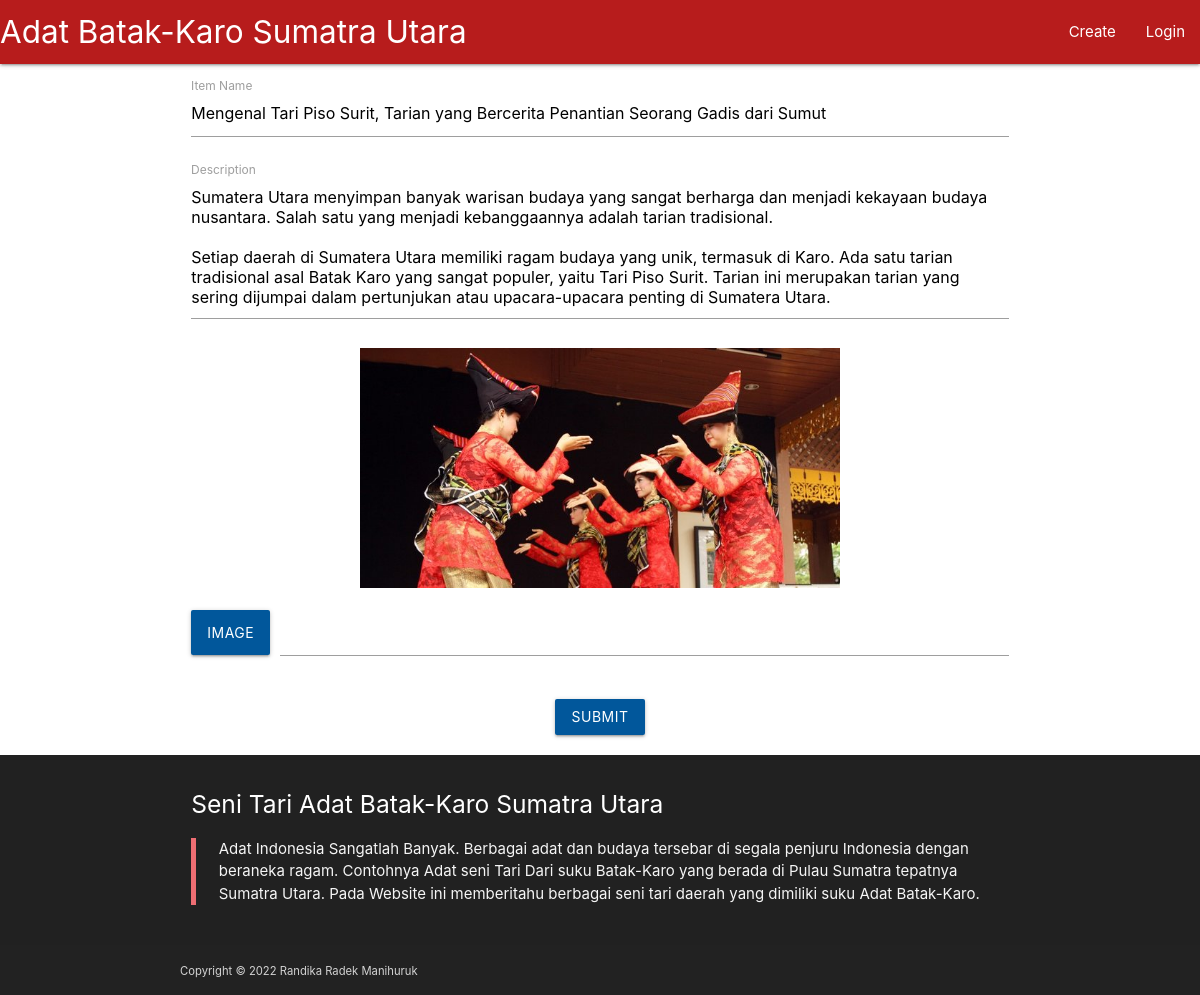
Page /welcome/update/item626171e3991272.23556055 on the committed database.
### tables this page shows
CREATE TABLE `post` (
  `id` varchar(30) NOT NULL,
  `name` varchar(100) NOT NULL,
  `description` text NOT NULL,
  `filename` varchar(35) NOT NULL
);

### application/controllers/Welcome.php (called while the page is built, shortened)
<?php
class Welcome extends CI_Controller {
 public function __construct()
 {
  $this->load->model('M_welcome', 'model');
  $this->load->helper('url');
  $this->load->library('session');
 }
 public function update($id){
  $this->load->helper('form');
  $this->load->library('form_validation');
  $this->form_validation->set_rules('name', 'Name', 'required|max_length[30]');
  $this->form_validation->set_rules('description', 'Description', 'required');
  if ($this->form_validation->run() === FALSE){
   $data['post'] = $this->model->read($id);
   $this->load->view('header');
   $this->load->view('update', $data);
   $this->load->view('footer');
  	}
  }
}

### index.php (called while the page is built, shortened)
<?php
require_once BASEPATH.'core/CodeIgniter.php';

### application/models/M_welcome.php (called while the page is built, shortened)
<?php
class M_welcome extends CI_Model {
    public function read($id=FALSE){
        if ($id===FALSE){
            return $this->db->get('post')->result_array();
        }else{
            $query = $this->db->get_where('post', array('id' => $id));
            return $query->row();
        }
    }
}

### application/views/update.php (the view, shortened to what this page needs)
<div class="row">
  <form action="<?= site_url('welcome/update/'.$post->id); ?>" method="post" enctype="multipart/form-data">
    <div class="row">
      <div class="input-field col s12">
          <input name="name" id="name" type="text" class="validate" value="<?= $post->name; ?>">
          <label for="name">Item Name</label>
      </div>
      <div class="input-field col s12">
        <textarea name="description" id="description" class="materialize-textarea"><?= $post->description; ?></textarea>
        <label for="description">Description</label>
      </div>
      <div class="center col s12">
         <img class="responsive-img" id="image" style="max-height:30vh;" src="<?= site_url('upload/post/'.$post->filename); ?>">
      </div>
      <div class="file-field input-field col s12">
        <div class="btn light-blue darken-4">
          <span>Image</span>
        </div>
        <div class="file-path-wrapper">
          <input class="file-path validate" type="text" onchange="thumbnail();" name="file">
        </div>
      </div>
    </div>
    <div class="col s12 center">
      <button class="btn light-blue darken-4" type="submit">Submit</button>
    </div>
  </form>
</div>

### application/views/footer.php (style rules this page uses)
body { display: flex; min-height: 100vh; flex-direction: column; }

### rows in the picture
post: name "Mengenal Tari Piso Surit, Tarian yang Bercerita Penantian Seorang Gadis dari Sumut", description "Sumatera Utara menyimpan banyak warisan budaya yang sangat berharga dan menjadi kekayaan budaya nusantara. Salah satu yang menjadi kebanggaannya adalah tarian tradisional. Setiap daerah di Sumatera Utara memiliki ragam budaya yang unik, termasuk di Karo. Ada satu tarian tradisional asal Batak Karo yang sangat populer, yaitu Tari Piso Surit. Tarian ini merupakan tarian yang sering dijumpai dalam pertunjukan atau upacara-upacara penting di Sumatera Utara.", filename (picture)
